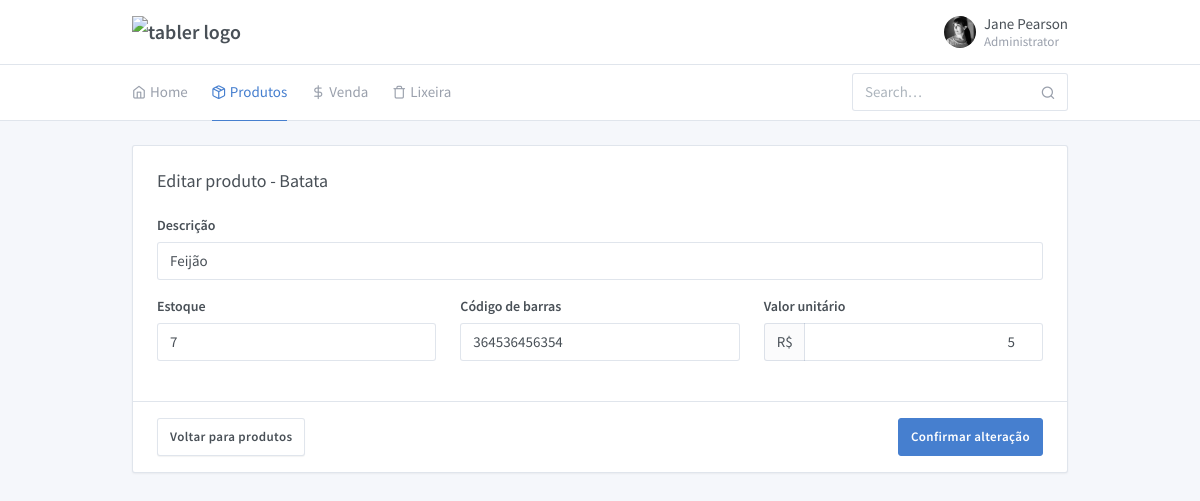
Page /projeto/form-produto-edit.php?id=4 on the earlier database version.
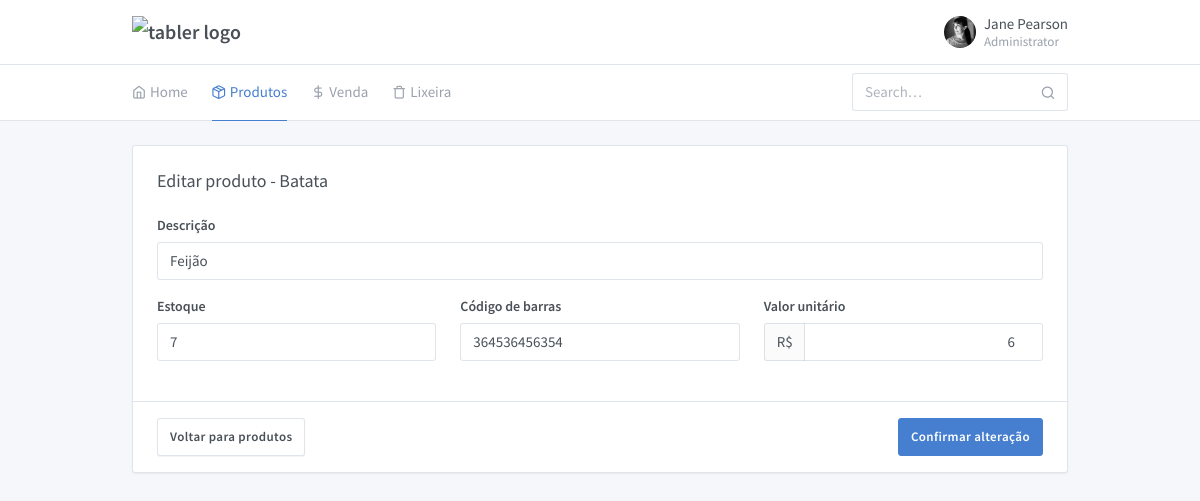
Same page on the later database version.
### tables this page shows
CREATE TABLE `produto` (
  `pro_id` int(11) NOT NULL,
  `pro_desc` varchar(150) NOT NULL,
  `pro_vlrunt` decimal(10,2) NOT NULL,
  `pro_qtdestoque` int(11) NOT NULL,
  `pro_codbarras` varchar(13) NOT NULL,
  `pro_ativo` varchar(1) NOT NULL
);

### projeto/produto/Produto.php (called while the page is built, shortened)
<?php
require_once '../Conexao.php';
class Produto
{
    private $desc;
    private $vlrunt;
    private $qtdestoque;
    private $codbarras;
    function __construct($id = null, $desc = null, $vlrunt = null, $qtdestoque = null, $codbarras = null, $ativo = 'S')
    {
        $this->desc = $this->setDescricao($desc);
        $this->vlrunt = $this->setValorUnitario($vlrunt);
        $this->qtdestoque = $this->setQuantidadeEstoque($qtdestoque);
        $this->codbarras = $this->setCodigoBarras($codbarras);
    }
    public function getDescricao()
    {
        return $this->desc;
    }
    public function setDescricao($desc)
    {
        $this->desc = $desc;
    }
    public function getValorUnitario()
    {
        return (float)$this->vlrunt;
    }
    public function setValorUnitario($vlrunt)
    {
        $this->vlrunt = $vlrunt;
    }
    public function getQuantidadeEstoque()
    {
        return (int) $this->qtdestoque;
    }
    private function setQuantidadeEstoque($qtdestoque)
    {
        $this->qtdestoque = $qtdestoque;
    }
    public function getCodigoBarras()
    {
        return $this->codbarras;
    }
    private function setCodigoBarras($codbarras)
    {
        $this->codbarras = $codbarras;
    }
    public function getById($id)
    {
        $conn = new Conexao();
        $conn->setConexao();
        $conn->query("SELECT
                    p.pro_id,
                    p.pro_desc,
                    p.pro_vlrunt,
                    p.pro_qtdestoque,
                    p.pro_codbarras,
                    p.pro_ativo
        FROM produto p WHERE p.pro_id = $id");
    }
}

### Conexao.php (called while the page is built, shortened)
<?php
class Conexao {
  private $nome;
  private $host;
  private $usuario;
  private $senha;
  private $conexao;
  function __construct($sNome = 'avaliacao', $sHost = 'localhost', $sUsuario = 'root', $sSenha = '') {
    $this->nome    = $sNome;
    $this->host    = $sHost;
    $this->usuario = $sUsuario;
    $this->senha   = $sSenha;
  }
  public function setConexao() {
    if(!empty($this->host) && !empty($this->usuario)) {
      if (@$this->conexao = mysqli_connect($this->host, $this->usuario, $this->senha)) {
        mysqli_select_db($this->conexao, $this->nome);
        mysqli_query($this->conexao, 'SET character_set_connection=utf8');
        mysqli_query($this->conexao, 'SET character_set_client=utf8');
        mysqli_query($this->conexao, 'SET character_set_results=utf8');
      } else {
        echo 'Nosso banco de dados não está respondendo à solicitação de acesso, já estamos verificando. Por favor aguarde!';
      }
    } else {
      echo 'not working';
    }
  }
  public function query($sSql, $bReturn = false) {
    if($rQry = mysqli_query($this->conexao, $sSql)) {
      if($bReturn) {
        return $rQry;
      } else {
        $this->query = $rQry;
      }
    }
  }
}

### projeto/form-produto-edit.php (the view, shortened to what the changed rows need)
<?php
require_once 'produto/Produto.php';
$id = isset($_GET['id']) ? $_GET['id']: '';
$produto = new Produto();
$produto->getById($id);
?>
<!doctype html>
<html lang="en" dir="ltr">
<head>
  <link rel="stylesheet" href="https://maxcdn.bootstrapcdn.com/font-awesome/4.7.0/css/font-awesome.min.css">
  <link href="./assets/css/dashboard.css" rel="stylesheet" />
  <link href="./assets/plugins/charts-c3/plugin.css" rel="stylesheet" />
  <link href="./assets/plugins/maps-google/plugin.css" rel="stylesheet" />
</head>
<body class="">
  <div class="page">
    <div class="page-main">
      <div class="my-3 my-md-5">
        <div class="container">
          <div class="row">
            <div class="col-lg-12">
              <form class="card" method="post" action="produto\update.php">
                <div class="card-body">
                  <div class="row">
                    <div class="col-md-12">
                      <div class="form-group">
                        <label class="form-label">Descrição</label>
                        <input type="text" class="form-control" name="descricao"placeholder="Arroz.." value="<?php echo $produto->getDescricao()?>" required>
                      </div>
                    </div>
                    <div class="col-sm-6 col-md-4">
                      <div class="form-group">
                        <label class="form-label">Estoque</label>
                        <input type="number" class="form-control" placeholder="10.." name="qtdestoque" value="<?php echo $produto->getQuantidadeEstoque()?>" required>
                      </div>
                    </div>
                    <div class="col-sm-6 col-md-4">
                      <div class="form-group">
                        <label class="form-label">Código de barras</label>
                        <input type="number" class="form-control" name="codbarras" value="<?php echo $produto->getCodigoBarras()?>" required>
                      </div>
                    </div>
                    <div class="col-sm-6 col-md-4">
                      <div class="form-group">
                        <div class="input-group">
                          <span class="input-group-prepend">
                            <span class="input-group-text">R$</span>
                          </span>
                          <input type="number" name="vlrunt" min=0.01 step=0.01 class="form-control text-right" aria-label="Valor" value="<?php echo $produto->getValorUnitario()?>" required>
                        </div>
                      </div>
                    </div>
                  </div>
                </div>
              </form>
            </div>
          </div>
        </div>
      </div>
    </div>
  </div>
</body>
</html>

Differences in the rows shown:
changed produto "Feijão": vlrunt "5" → "6"
